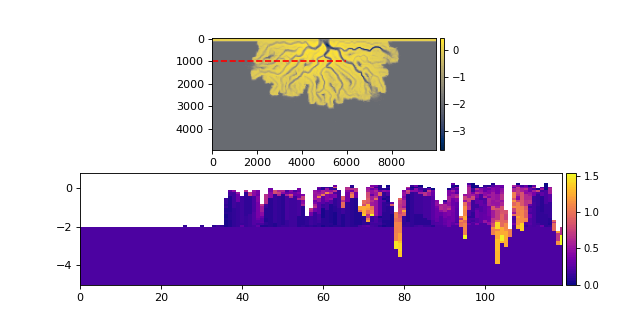

Write Python code to recreate this figure.
golfcube = dm.sample_data.golf()
sc8cube = dm.cube.StratigraphyCube.from_DataCube(golfcube)
sc8cube.register_section(
    'strike_half', dm.section.StrikeSection(y=20, x=[0, 120]))

# show the location and the "velocity" variable
fig, ax = plt.subplots(2, 1, figsize=(8, 4))
golfcube.show_plan('eta', t=-1, ax=ax[0], ticks=True)
sc8cube.sections['strike_half'].show_trace('r--', ax=ax[0])
sc8cube.sections['strike_half'].show('velocity', ax=ax[1])
plt.show()
